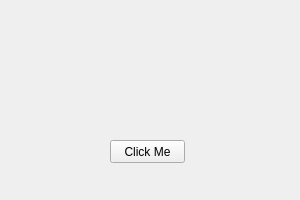
<?xml version="1.0" encoding="UTF-8"?>
<ui version="4.0">
 <class>BasicLayout</class>
 <widget class="QWidget" name="BasicLayout">
  <property name="geometry">
   <rect>
    <x>0</x>
    <y>0</y>
    <width>300</width>
    <height>200</height>
   </rect>
  </property>
  <property name="windowTitle">
   <string>Basic Layout</string>
  </property>
  <widget class="QPushButton" name="pushButton">
   <property name="geometry">
    <rect>
     <x>110</x>
     <y>140</y>
     <width>75</width>
     <height>23</height>
    </rect>
   </property>
   <property name="text">
    <string>Click Me</string>
   </property>
  </widget>
 </widget>
 <resources/>
 <connections/>
</ui>
